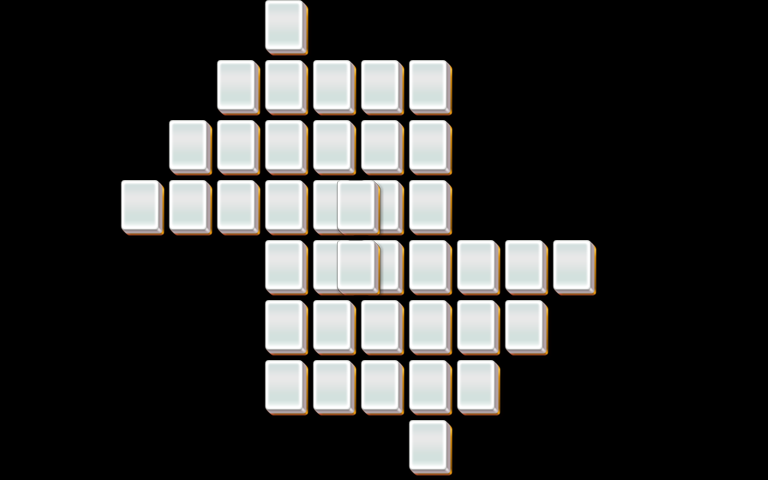

This game map was drawn from its Tiled (.tmx) file and the tilesets committed beside it. A one-line description and the trimmed map source follow:
An orthogonal 32x16 tile map with 24x30 px tiles, 5 tile layers (layer1, layer2, layer3, layer4, ...).

<map version="1.0" orientation="orthogonal" width="32" height="16" tilewidth="24" tileheight="30">
 <properties>
  <property name="species" value="20" />
 </properties>
 <tileset firstgid="1" name="mahjong" tilewidth="48" tileheight="60">
  <image source="mahjong.png" width="48" height="60" />
 </tileset>
 <layer name="layer1" width="32" height="16">
  <data>[512 cells, 38 non-empty, 1 distinct tile ids]</data>
 </layer>
 <layer name="layer2" width="32" height="16">
  <data>[512 cells, 38 non-empty, 1 distinct tile ids]</data>
 </layer>
 <layer name="layer3" width="32" height="16">
  <data>[512 cells, 38 non-empty, 1 distinct tile ids]</data>
 </layer>
 <layer name="layer4" width="32" height="16">
  <data>[512 cells, 20 non-empty, 1 distinct tile ids]</data>
 </layer>
 <layer name="layer5" width="32" height="16">
  <data>[512 cells, 0 non-empty, 0 distinct tile ids]</data>
 </layer>
</map>
